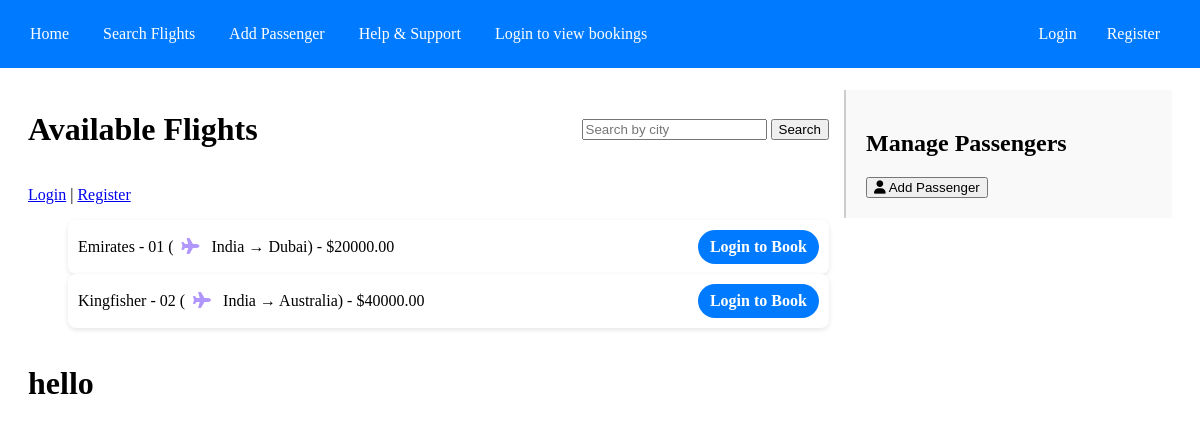
The page /flights/ on the database as committed earlier.
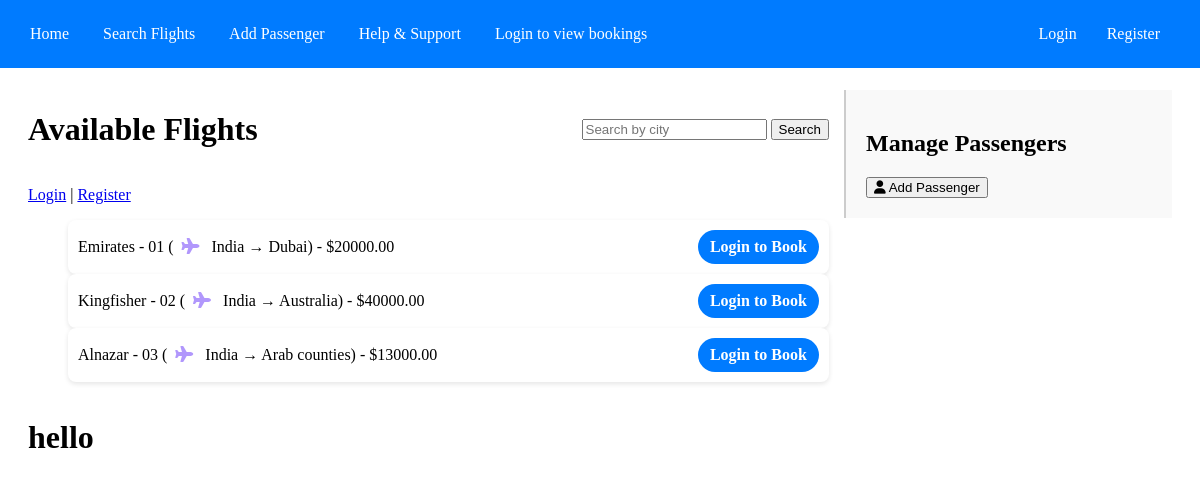
The same page on the database as committed later.
### reservations/models.py (models this page shows, shortened)
class Flight(models.Model):
    airline = models.ForeignKey(Airline, on_delete=models.CASCADE)
    flight_number = models.CharField(max_length=10, unique=True)
    departure_city = models.CharField(max_length=100)
    destination_city = models.CharField(max_length=100)
    departure_time = models.DateTimeField()
    arrival_time = models.DateTimeField()
    price = models.DecimalField(max_digits=10, decimal_places=2)

class Airline(models.Model):
    name = models.CharField(max_length=100)
    code = models.CharField(max_length=10, unique=True)

### reservations/views.py (the view)
# urls.py: path("", lambda request: redirect("flight_list")),
def flight_list(request):
    query = request.GET.get("query", "")
    flights = Flight.objects.all()
    if query:
        flights = flights.filter(
            departure_city__icontains=query  # Search by departure city
        ) | flights.filter(
            destination_city__icontains=query  # Search by destination city
        )
    return render(request, 'reservations/flight_list.html', {'flights': flights, "query": query})

### reservations/templates/reservations/flight_list.html (shortened to what this page needs)
{% extends 'base.html' %}
{% load static %}
{% block extra_head %}
    <link rel="stylesheet" href="{% static 'css/flights.css' %}" />
{% endblock %}
{% block content %}
<div class="container">
  <div class="main">
    <div class="Availfights">
      <h1>Available Flights</h1>
      <form method="GET" action="{% url 'flight_list' %}" class="search">
        <input
          type="text"
          name="query"
          placeholder="Search by city"
          value="{{ query }}"
        />
        <button type="submit">Search</button>
      </form>
    </div>
    {% if user.is_authenticated %}
    <p>Welcome, {{ user.username }}! <a href="{% url 'logout' %}">Logout</a></p>
    {% else %}
    <p>
      <a href="{% url 'login' %}">Login</a> |
      <a href="{% url 'register' %}">Register</a>
    </p>
    {% endif %}
    <ul>
      {% for flight in flights %}
      <li style="display: flex; align-items: center; justify-content: space-between; padding: 10px; border-radius: 8px; box-shadow: 0 2px 5px rgba(0, 0, 0, 0.1); background: white;">
        <span>
            {{ flight.airline.name }} - {{ flight.flight_number }}
            (<i class="fa-solid fa-plane" style="color: #B197FC; margin: 0 8px;"></i>
            {{ flight.departure_city }} → {{ flight.destination_city }})
            - ${{ flight.price }}
        </span>
        {% if user.is_authenticated %}
            <a href="{% url 'book_flight' flight.id %}"
               style="background: #28a745; color: white; padding: 8px 12px; border-radius: 5px; text-decoration: none; font-weight: bold; border-radius: 35px;">
                Book Now
            </a>
        {% else %}
            <a href="{% url 'login' %}"
               style="background: #007bff; color: white; padding: 8px 12px; border-radius: 5px; text-decoration: none; font-weight: bold; border-radius: 35px;">
                Login to Book
            </a>
        {% endif %}
    </li>
      {% empty %}
      <p>No flights available.</p>
      {% endfor %}
    </ul>
  </div>
  <div class="sidebar">
    <h2>Manage Passengers</h2>
    <button onclick="showPassengerForm()"><i class="fa-solid fa-user" style="color: #000000;"></i> Add Passenger</button>
  </div>
</div>
<div>
  <h1>hello</h1>
</div>
{% endblock %}

Rows that differ between the two databases and show on the page:
added Flight: airline.name "Alnazar", flight_number "03", departure_city "India", destination_city "Arab counties", price "13000.00"
